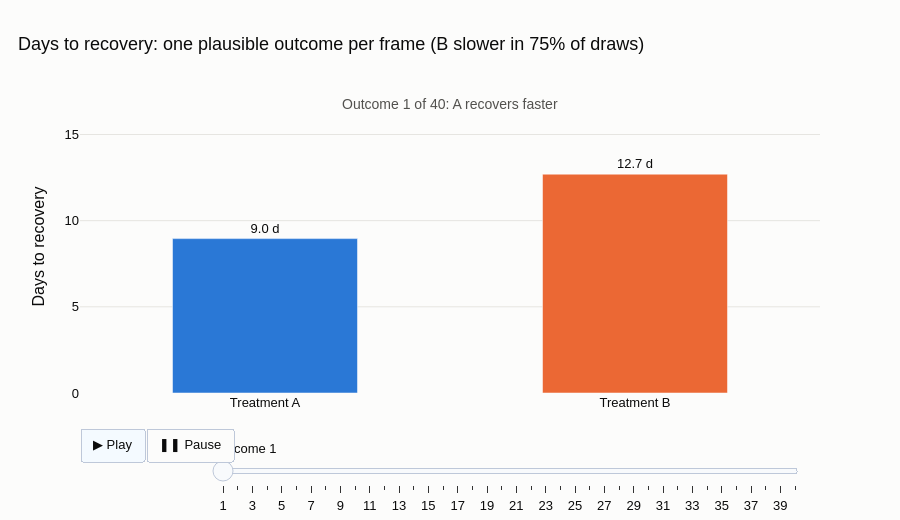

Notebook cell for this chart:
### Markdown cell above
### Plot

### Code cell
labels = ["Treatment A", "Treatment B"]
colors = [PALETTE[0], PALETTE[1]]

def frame_data(i):
    vals = draws.iloc[i][["A", "B"]].values
    return [go.Bar(x=labels, y=vals, marker_color=colors, width=0.5,
                   text=[f"{v:.1f} d" for v in vals], textposition="outside",
                   hovertemplate="%{x}: %{y:.1f} days<extra></extra>")]

def frame_note(i):
    a, b = draws.iloc[i][["A", "B"]]
    who = "A recovers faster" if a < b else "B recovers faster"
    return [dict(text=f"Outcome {i + 1} of {n_frames}: {who}", x=0.5, y=1.02, xref="paper",
                 yref="paper", showarrow=False, font=dict(size=14, color="#52514e"))]

frames = [go.Frame(data=frame_data(i), name=str(i), layout=dict(annotations=frame_note(i)))
          for i in range(n_frames)]
fig = go.Figure(data=frame_data(0), frames=frames)
fig.update_layout(
    title=f"Days to recovery: one plausible outcome per frame (B slower in {p_b_slower:.0%} of draws)",
    yaxis=dict(range=[0, 17], title="Days to recovery"),
    annotations=frame_note(0), showlegend=False, height=520,
    updatemenus=[dict(type="buttons", x=0, y=-0.12, xanchor="left", direction="left", buttons=[
        dict(label="▶ Play", method="animate",
             args=[None, dict(frame=dict(duration=450, redraw=True), transition=dict(duration=0),
                              fromcurrent=True)]),
        dict(label="❚❚ Pause", method="animate",
             args=[[None], dict(frame=dict(duration=0, redraw=False), mode="immediate")]),
    ])],
    sliders=[dict(x=0.18, y=-0.08, len=0.8, currentvalue=dict(prefix="Outcome "),
                  steps=[dict(label=str(i + 1), method="animate",
                              args=[[str(i)], dict(frame=dict(duration=0, redraw=True), mode="immediate")])
                         for i in range(n_frames)])],
)
fig.show()

### Figure 1 — Plotly figure (JSON) as saved in the notebook; plotly's stock layout.template omitted (floating-point values rounded to 4 significant figures)
{"data": [{"hovertemplate": "%{x}: %{y:.1f} days<extra></extra>", "marker": {"color": ["#2a78d6", "#eb6834"]}, "text": ["9.0 d", "12.7 d"], "textposition": "outside", "type": "bar", "width": 0.5, "x": ["Treatment A", "Treatment B"], "y": [8.957, 12.7]}], "layout": {"annotations": [{"font": {"color": "#52514e", "size": 14}, "showarrow": false, "text": "Outcome 1 of 40: A recovers faster", "x": 0.5, "xref": "paper", "y": 1.02, "yref": "paper"}], "height": 520, "showlegend": false, "sliders": [{"currentvalue": {"prefix": "Outcome "}, "len": 0.8, "steps": [{"args": [["0"], {"frame": {"duration": 0, "redraw": true}, "mode": "immediate"}], "label": "1", "method": "animate"}, {"args": [["1"], {"frame": {"duration": 0, "redraw": true}, "mode": "immediate"}], "label": "2", "method": "animate"}, {"args": [["2"], {"frame": {"duration": 0, "redraw": true}, "mode": "immediate"}], "label": "3", "method": "animate"}, {"args": [["3"], {"frame": {"duration": 0, "redraw": true}, "mode": "immediate"}], "label": "4", "method": "animate"}, {"args": [["4"], {"frame": {"duration": 0, "redraw": true}, "mode": "immediate"}], "label": "5", "method": "animate"}, {"args": [["5"], {"frame": {"duration": 0, "redraw": true}, "mode": "immediate"}], "label": "6", "method": "animate"}, {"args": [["6"], {"frame": {"duration": 0, "redraw": true}, "mode": "immediate"}], "label": "7", "method": "animate"}, {"args": [["7"], {"frame": {"duration": 0, "redraw": true}, "mode": "immediate"}], "label": "8", "method": "animate"}, {"args": [["8"], {"frame": {"duration": 0, "redraw": true}, "mode": "immediate"}], "label": "9", "method": "animate"}, {"args": [["9"], {"frame": {"duration": 0, "redraw": true}, "mode": "immediate"}], "label": "10", "method": "animate"}, {"args": [["10"], {"frame": {"duration": 0, "redraw": true}, "mode": "immediate"}], "label": "11", "method": "animate"}, {"args": [["11"], {"frame": {"duration": 0, "redraw": true}, "mode": "immediate"}], "label": "12", "method": "animate"}, {"args": [["12"], {"frame": {"duration": 0, "redraw": true}, "mode": "immediate"}], "label": "13", "method": "animate"}, {"args": [["13"], {"frame": {"duration": 0, "redraw": true}, "mode": "immediate"}], "label": "14", "method": "animate"}, {"args": [["14"], {"frame": {"duration": 0, "redraw": true}, "mode": "immediate"}], "label": "15", "method": "animate"}, {"args": [["15"], {"frame": {"duration": 0, "redraw": true}, "mode": "immediate"}], "label": "16", "method": "animate"}, {"args": [["16"], {"frame": {"duration": 0, "redraw": true}, "mode": "immediate"}], "label": "17", "method": "animate"}, {"args": [["17"], {"frame": {"duration": 0, "redraw": true}, "mode": "immediate"}], "label": "18", "method": "animate"}, {"args": [["18"], {"frame": {"duration": 0, "redraw": true}, "mode": "immediate"}], "label": "19", "method": "animate"}, {"args": [["19"], {"frame": {"duration": 0, "redraw": true}, "mode": "immediate"}], "label": "20", "method": "animate"}, {"args": [["20"], {"frame": {"duration": 0, "redraw": true}, "mode": "immediate"}], "label": "21", "method": "animate"}, {"args": [["21"], {"frame": {"duration": 0, "redraw": true}, "mode": "immediate"}], "label": "22", "method": "animate"}, {"args": [["22"], {"frame": {"duration": 0, "redraw": true}, "mode": "immediate"}], "label": "23", "method": "animate"}, {"args": [["23"], {"frame": {"duration": 0, "redraw": true}, "mode": "immediate"}], "label": "24", "method": "animate"}, {"args": [["24"], {"frame": {"duration": 0, "redraw": true}, "mode": "immediate"}], "label": "25", "method": "animate"}, {"args": [["25"], {"frame": {"duration": 0, "redraw": true}, "mode": "immediate"}], "label": "26", "method": "animate"}, {"args": [["26"], {"frame": {"duration": 0, "redraw": true}, "mode": "immediate"}], "label": "27", "method": "animate"}, {"args": [["27"], {"frame": {"duration": 0, "redraw": true}, "mode": "immediate"}], "label": "28", "method": "animate"}, {"args": [["28"], {"frame": {"duration": 0, "redraw": true}, "mode": "immediate"}], "label": "29", "method": "animate"}, {"args": [["29"], {"frame": {"duration": 0, "redraw": true}, "mode": "immediate"}], "label": "30", "method": "animate"}, {"args": [["30"], {"frame": {"duration": 0, "redraw": true}, "mode": "immediate"}], "label": "31", "method": "animate"}, {"args": [["31"], {"frame": {"duration": 0, "redraw": true}, "mode": "immediate"}], "label": "32", "method": "animate"}, {"args": [["32"], {"frame": {"duration": 0, "redraw": true}, "mode": "immediate"}], "label": "33", "method": "animate"}, {"args": [["33"], {"frame": {"duration": 0, "redraw": true}, "mode": "immediate"}], "label": "34", "method": "animate"}, {"args": [["34"], {"frame": {"duration": 0, "redraw": true}, "mode": "immediate"}], "label": "35", "method": "animate"}, {"args": [["35"], {"frame": {"duration": 0, "redraw": true}, "mode": "immediate"}], "label": "36", "method": "animate"}, {"args": [["36"], {"frame": {"duration": 0, "redraw": true}, "mode": "immediate"}], "label": "37", "method": "animate"}, {"args": [["37"], {"frame": {"duration": 0, "redraw": true}, "mode": "immediate"}], "label": "38", "method": "animate"}, {"args": [["38"], {"frame": {"duration": 0, "redraw": true}, "mode": "immediate"}], "label": "39", "method": "animate"}, {"args": [["39"], {"frame": {"duration": 0, "redraw": true}, "mode": "immediate"}], "label": "40", "method": "animate"}], "x": 0.18, "y": -0.08}], "title": {"text": "Days to recovery: one plausible outcome per frame (B slower in 75% of draws)"}, "updatemenus": [{"buttons": [{"args": [null, {"frame": {"duration": 450, "redraw": true}, "fromcurrent": true, "transition": {"duration": 0}}], "label": "▶ Play", "method": "animate"}, {"args": [[null], {"frame": {"duration": 0, "redraw": false}, "mode": "immediate"}], "label": "❚❚ Pause", "method": "animate"}], "direction": "left", "type": "buttons", "x": 0, "xanchor": "left", "y": -0.12}], "yaxis": {"range": [0, 17], "title": {"text": "Days to recovery"}}}}
